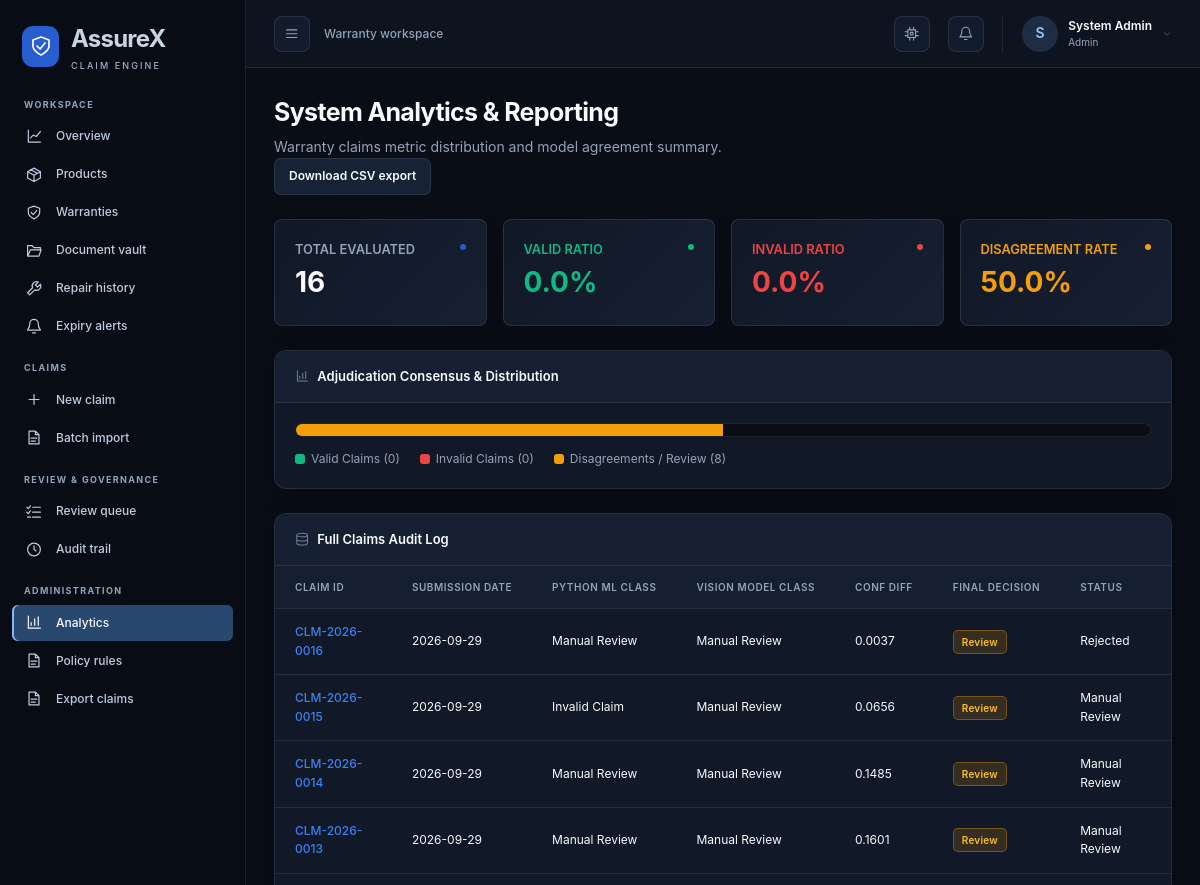
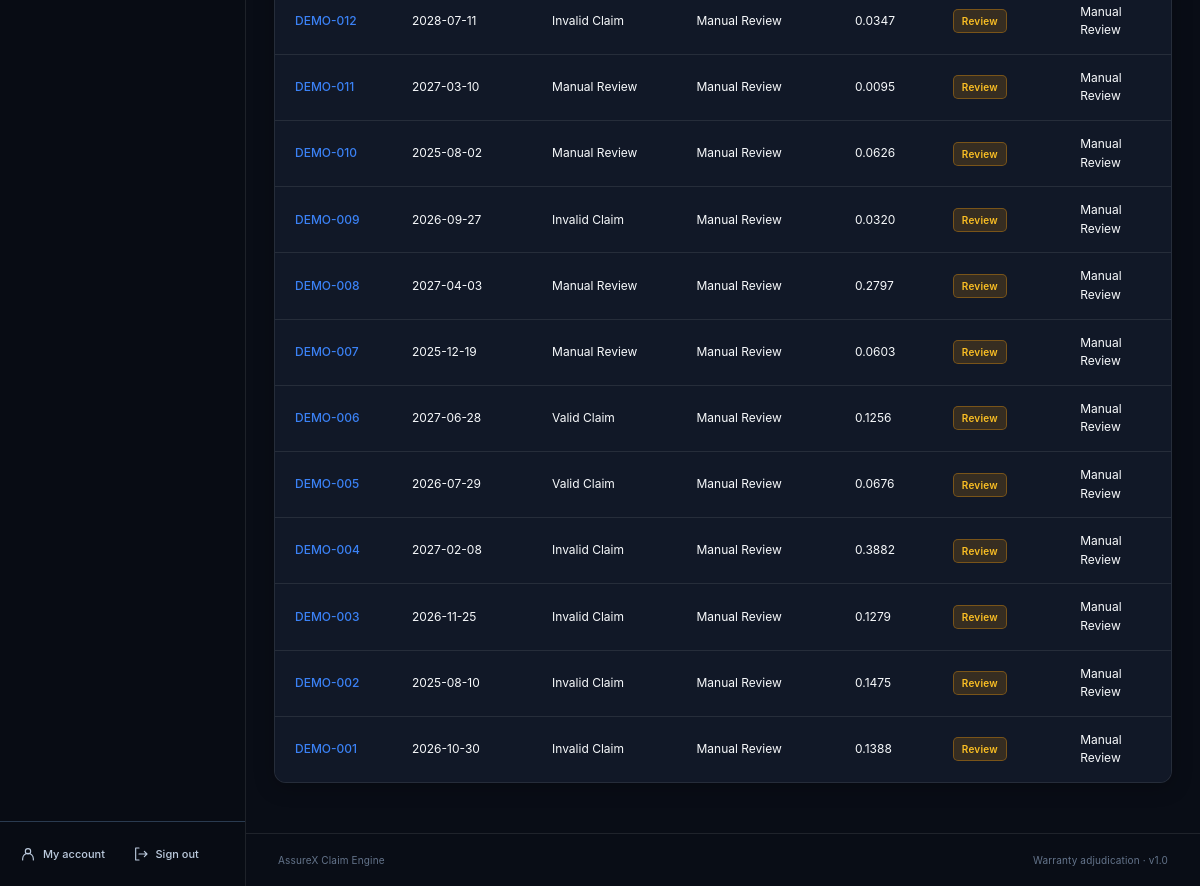
The app's page /admin/analytics (signed in) with its own data (2 pictures, top to bottom).
### src/assurex_claim_engine/db/database.py (models this page shows)
class User(Base):
    __tablename__ = "users"
    id = Column(Integer, primary_key=True, index=True)
    user_id = Column(String(50), unique=True, index=True, nullable=False)
    email = Column(String(100), unique=True, index=True, nullable=False)
    hashed_password = Column(String(255), nullable=False)
    full_name = Column(String(100), nullable=False)
    role = Column(String(30), nullable=False, default="customer")
    phone_number = Column(String(50), nullable=True, default="")
    mailing_address = Column(Text, nullable=True, default="")
    created_at = Column(DateTime, default=_utcnow)
    products = relationship("Product", back_populates="owner")
    claims = relationship("Claim", back_populates="claimant")
    documents = relationship("Document", back_populates="owner")
    repairs = relationship("Repair", back_populates="owner")

class Claim(Base):
    __tablename__ = "claims"
    id = Column(Integer, primary_key=True, index=True)
    claim_id = Column(String(50), unique=True, index=True, nullable=False)
    user_id = Column(String(50), ForeignKey("users.user_id"), nullable=False)
    product_id = Column(String(50), ForeignKey("products.product_id"), nullable=False)
    fault_category = Column(String(100), nullable=False)
    damage_type = Column(String(100), default="none")
    fault_occurrence_date = Column(String(20), nullable=False)
    claim_submission_date = Column(String(20), nullable=False)
    description = Column(Text, nullable=True)
    status = Column(String(50), default="Submitted")
    python_predicted_class = Column(String(50), nullable=True)
    python_top_confidence = Column(Float, nullable=True)
    vision_predicted_class = Column(String(50), nullable=True)
    vision_top_confidence = Column(Float, nullable=True)
    confidence_difference = Column(Float, nullable=True)
    consistency_status = Column(String(50), nullable=True)
    final_decision = Column(String(50), nullable=True)
    decision_explanation_json = Column(Text, nullable=True)
    reviewer_comments = Column(Text, nullable=True)
    reviewed_by = Column(String(50), nullable=True)
    override_flag = Column(Boolean, default=False)
    document_hash = Column(String(100), nullable=True)
    extended_warranty_provider = Column(String(100), nullable=True)
    extended_warranty_contract_number = Column(String(100), nullable=True)
    model_version = Column(String(20), nullable=True)
    created_at = Column(DateTime, default=_utcnow)
    claimant = relationship("User", back_populates="claims")
    product = relationship("Product", back_populates="claims")
    documents = relationship("Document", back_populates="claim")

### src/assurex_claim_engine/web/app.py (the view)
@app.get("/admin/analytics", response_class=HTMLResponse)
def admin_analytics(
    request: Request,
    current_user: User = Depends(require_role("admin")),
    db: Session = Depends(get_db)
):
    total = db.query(Claim).count()
    valid = db.query(Claim).filter(Claim.final_decision == "Likely Valid").count()
    invalid = db.query(Claim).filter(Claim.final_decision == "Likely Invalid").count()
    review = db.query(Claim).filter(Claim.final_decision == "Manual Review Required").count()
    disagreements = db.query(Claim).filter(Claim.consistency_status == "Model Disagreement").count()
    all_claims = db.query(Claim).order_by(Claim.created_at.desc()).all()
    return templates.TemplateResponse(request, "analytics.html", {
        "user": current_user,
        "total": total,
        "valid": valid,
        "invalid": invalid,
        "review": review,
        "disagreements": disagreements,
        "all_claims": all_claims
    })

### templates/analytics.html (shortened to what this page needs)
{% extends "base.html" %}
{% block content %}
<div style="margin-bottom: 1.5rem;">
    <h1 style="font-size: 1.5rem; font-weight: 700;">System Analytics & Reporting</h1>
    <p style="color: var(--text-sub); font-size: 0.875rem;">Warranty claims metric distribution and model agreement summary.</p>
    <a class="btn btn-secondary" href="/admin/export-csv">Download CSV export</a>
</div>
<div class="metrics-row">
    <div class="metric-card" style="background-color: var(--bg-panel); border: 1px solid var(--border); border-radius: 8px; padding: 1.25rem;">
        <div style="color: var(--text-sub); font-size: 0.8rem; font-weight: 600; text-transform: uppercase;">Total Evaluated</div>
        <div style="font-size: 1.75rem; font-weight: 700;">{{ total }}</div>
    </div>
    <div class="metric-card" style="background-color: var(--bg-panel); border: 1px solid var(--border); border-radius: 8px; padding: 1.25rem;">
        <div style="color: var(--success); font-size: 0.8rem; font-weight: 600; text-transform: uppercase;">Valid Ratio</div>
        <div style="font-size: 1.75rem; font-weight: 700; color: var(--success);">
            {{ "%.1f"|format((valid/total*100) if total > 0 else 0) }}%
        </div>
    </div>
    <div class="metric-card" style="background-color: var(--bg-panel); border: 1px solid var(--border); border-radius: 8px; padding: 1.25rem;">
        <div style="color: var(--danger); font-size: 0.8rem; font-weight: 600; text-transform: uppercase;">Invalid Ratio</div>
        <div style="font-size: 1.75rem; font-weight: 700; color: var(--danger);">
            {{ "%.1f"|format((invalid/total*100) if total > 0 else 0) }}%
        </div>
    </div>
    <div class="metric-card" style="background-color: var(--bg-panel); border: 1px solid var(--border); border-radius: 8px; padding: 1.25rem;">
        <div style="color: var(--warning); font-size: 0.8rem; font-weight: 600; text-transform: uppercase;">Disagreement Rate</div>
        <div style="font-size: 1.75rem; font-weight: 700; color: var(--warning);">
            {{ "%.1f"|format((disagreements/total*100) if total > 0 else 0) }}%
        </div>
    </div>
</div>
<div class="panel" style="margin-bottom: 1.5rem;">
    <div class="panel-header">
        <div class="panel-title"><svg class="icon" aria-hidden="true"><use href="/static/icons.svg#fa-chart-bar"></use></svg> Adjudication Consensus & Distribution</div>
    </div>
    <div class="panel-body">
        <div style="height: 14px; display: flex; border-radius: 7px; overflow: hidden; background: var(--bg-main); margin-bottom: 12px; border: 1px solid var(--border);">
            <div style="width: {{ (disagreements/total*100) if total > 0 else 0 }}%; background: var(--warning);" title="Disagreements: {{ '%.1f'|format((disagreements/total*100) if total > 0 else 0) }}%"></div>
        </div>
        <div style="display: flex; gap: 20px; font-size: 12px; color: var(--text-sub); flex-wrap: wrap;">
            <div style="display:flex; align-items:center; gap:6px;"><span style="width:10px;height:10px;border-radius:3px;background:var(--success);display:inline-block;"></span> Valid Claims ({{ valid }})</div>
            <div style="display:flex; align-items:center; gap:6px;"><span style="width:10px;height:10px;border-radius:3px;background:var(--danger);display:inline-block;"></span> Invalid Claims ({{ invalid }})</div>
            <div style="display:flex; align-items:center; gap:6px;"><span style="width:10px;height:10px;border-radius:3px;background:var(--warning);display:inline-block;"></span> Disagreements / Review ({{ disagreements }})</div>
        </div>
    </div>
</div>
<div class="panel">
    <div class="panel-header">
        <div class="panel-title"><svg class="icon" aria-hidden="true"><use href="/static/icons.svg#fa-database"></use></svg> Full Claims Audit Log</div>
    </div>
    <div class="panel-body" style="padding: 0;">
        <table class="data-table">
            <thead>
                <tr>
                    <th>Claim ID</th>
                    <th>Submission Date</th>
                    <th>Python ML Class</th>
                    <th>Vision Model Class</th>
                    <th>Conf Diff</th>
                    <th>Final Decision</th>
                    <th>Status</th>
                </tr>
            </thead>
            <tbody>
                {% for c in all_claims %}
                <tr>
                    <td><a href="/claims/view/{{ c.claim_id }}" class="link">{{ c.claim_id }}</a></td>
                    <td>{{ c.claim_submission_date }}</td>
                    <td>{{ c.python_predicted_class }}</td>
                    <td>{{ c.vision_predicted_class }}</td>
                    <td>{{ "%.4f"|format(c.confidence_difference or 0) }}</td>
                    <td>
                        {% if c.final_decision == 'Likely Valid' %}
                            <span class="status-badge status-valid">Valid</span>
                        {% elif c.final_decision == 'Likely Invalid' %}
                            <span class="status-badge status-invalid">Invalid</span>
                        {% else %}
                            <span class="status-badge status-review">Review</span>
                        {% endif %}
                    </td>
                    <td>{{ c.status }}</td>
                </tr>
                {% else %}
                <tr><td colspan="7">No evaluated claims yet. Results will appear here after claims are processed.</td></tr>
                {% endfor %}
            </tbody>
        </table>
    </div>
</div>
{% endblock %}

### templates/base.html (shortened to what this page needs)
<!DOCTYPE html>
<html lang="en">
<head>
    <link rel="stylesheet" href="/static/css/dashboard.css">
</head>
{% set active_role = user.role if user else request.session.get('role') %}
{% set active_name = user.full_name if user else request.session.get('full_name') %}
{% set path = request.url.path %}
{% macro nav(url, label, icon, prefix=false) %}
<a href="{{ url }}" aria-label="{{ label }}" class="nav-item-link{% if path == url or (prefix and path.startswith(url + '/')) %} active{% endif %}" {% if path == url or (prefix and path.startswith(url + '/')) %}aria-current="page"{% endif %} title="{{ label }}">
    <svg class="icon" aria-hidden="true"><use href="/static/icons.svg#{{ icon }}"></use></svg><span class="nav-label">{{ label }}</span>
</a>
{% endmacro %}
<body class="{% if active_role %}app-layout{% else %}auth-layout{% endif %}">
{% if active_role %}
<aside class="sidebar" id="app-sidebar" aria-label="Application sidebar">
    <a href="/" class="sidebar-brand"><span class="brand-mark"><svg class="icon" aria-hidden="true"><use href="/static/icons.svg#fa-shield-halved"></use></svg></span><span class="nav-label">AssureX<small>CLAIM ENGINE</small></span></a>
    <nav class="sidebar-nav" aria-label="Main navigation">
        <div class="nav-section-label">Workspace</div>
        {{ nav('/', 'Overview', 'fa-chart-line') }}
        {{ nav('/products', 'Products', 'fa-box', true) }}
        {{ nav('/warranties', 'Warranties', 'fa-shield', true) }}
        {{ nav('/documents', 'Document vault', 'fa-folder-open', true) }}
        {{ nav('/repairs', 'Repair history', 'fa-wrench', true) }}
        {{ nav('/alerts', 'Expiry alerts', 'fa-bell') }}
        {% if active_role in ['customer', 'service_center', 'admin'] %}
        <div class="nav-section-label">Claims</div>
        {{ nav('/claims/new', 'New claim', 'fa-plus') }}
        {{ nav('/claims/import-csv', 'Batch import', 'fa-file-csv') }}
        {% endif %}
        {% if active_role in ['reviewer', 'admin'] %}
        <div class="nav-section-label">Review & governance</div>
        {{ nav('/reviewer/queue', 'Review queue', 'fa-list-check') }}
        {{ nav('/audit-logs', 'Audit trail', 'fa-clock-rotate-left') }}
        {% endif %}
        {% if active_role == 'admin' %}
        <div class="nav-section-label">Administration</div>
        {{ nav('/admin/analytics', 'Analytics', 'fa-chart-bar') }}
        {{ nav('/admin/policies', 'Policy rules', 'fa-scroll') }}
        {{ nav('/admin/export-csv', 'Export claims', 'fa-file-export') }}
        {% endif %}
    </nav>
    <div class="sidebar-bottom">
        {{ nav('/profile', 'My account', 'fa-user-circle') }}
        {{ nav('/logout', 'Sign out', 'fa-right-from-bracket') }}
    </div>
</aside>
<div class="app-workspace">
<header class="app-topbar">
    <div class="topbar-left">
        <button class="icon-button" id="sidebar-toggle" type="button" aria-controls="app-sidebar" aria-expanded="true" aria-label="Toggle navigation"><svg class="icon" aria-hidden="true"><use href="/static/icons.svg#fa-bars"></use></svg></button>
        <span class="workspace-label">Warranty workspace</span>
    </div>
    <div class="topbar-actions">
        <button class="icon-button theme-toggle-btn" id="theme-toggle" type="button" aria-label="Toggle theme" title="Toggle dark/light theme"><svg class="icon" aria-hidden="true"><use href="/static/icons.svg#fa-wand-magic-sparkles"></use></svg></button>
        <a href="/alerts" class="icon-button alerts-link" aria-label="Expiry alerts" title="Expiry alerts"><svg class="icon" aria-hidden="true"><use href="/static/icons.svg#fa-bell"></use></svg></a>
        <a href="/profile" class="account-link"><span class="avatar">{{ (active_name or 'A')[:1]|upper }}</span><span class="account-text">{{ active_name }}<small>{{ active_role.replace('_', ' ')|title }}</small></span><svg class="icon" aria-hidden="true"><use href="/static/icons.svg#fa-chevron-down"></use></svg></a>
    </div>
</header>
{% endif %}
<main class="main-content" id="main-content" tabindex="-1">
    {% block content %}{% endblock %}
</main>
{% if active_role %}<footer class="app-footer"><span>AssureX Claim Engine</span><span>Warranty adjudication · v1.0</span></footer>{% endif %}
</div>
</body>
</html>

### records on screen
User: full_name "S", full_name "System Admin", replace "Admin"
Claim: claim_id "CLM-2026-0016", claim_submission_date "2026-09-29", python_predicted_class "Manual Review", vision_predicted_class "Manual Review", confidence_difference "0.0037", status "Rejected"
Claim: claim_id "CLM-2026-0015", claim_submission_date "2026-09-29", python_predicted_class "Invalid Claim", vision_predicted_class "Manual Review", confidence_difference "0.0656", status "Manual Review"
Claim: claim_id "CLM-2026-0014", claim_submission_date "2026-09-29", python_predicted_class "Manual Review", vision_predicted_class "Manual Review", confidence_difference "0.1485", status "Manual Review"
Claim: claim_id "CLM-2026-0013", claim_submission_date "2026-09-29", python_predicted_class "Manual Review", vision_predicted_class "Manual Review", confidence_difference "0.1601", status "Manual Review"
Claim: claim_id "DEMO-012", claim_submission_date "2028-07-11", python_predicted_class "Invalid Claim", vision_predicted_class "Manual Review", confidence_difference "0.0347", status "Manual Review"
Claim: claim_id "DEMO-011", claim_submission_date "2027-03-10", python_predicted_class "Manual Review", vision_predicted_class "Manual Review", confidence_difference "0.0095", status "Manual Review"
Claim: claim_id "DEMO-010", claim_submission_date "2025-08-02", python_predicted_class "Manual Review", vision_predicted_class "Manual Review", confidence_difference "0.0626", status "Manual Review"
Claim: claim_id "DEMO-009", claim_submission_date "2026-09-27", python_predicted_class "Invalid Claim", vision_predicted_class "Manual Review", confidence_difference "0.0320", status "Manual Review"
Claim: claim_id "DEMO-008", claim_submission_date "2027-04-03", python_predicted_class "Manual Review", vision_predicted_class "Manual Review", confidence_difference "0.2797", status "Manual Review"
Claim: claim_id "DEMO-007", claim_submission_date "2025-12-19", python_predicted_class "Manual Review", vision_predicted_class "Manual Review", confidence_difference "0.0603", status "Manual Review"
Claim: claim_id "DEMO-006", claim_submission_date "2027-06-28", python_predicted_class "Valid Claim", vision_predicted_class "Manual Review", confidence_difference "0.1256", status "Manual Review"
Claim: claim_id "DEMO-005", claim_submission_date "2026-07-29", python_predicted_class "Valid Claim", vision_predicted_class "Manual Review", confidence_difference "0.0676", status "Manual Review"
Claim: claim_id "DEMO-004", claim_submission_date "2027-02-08", python_predicted_class "Invalid Claim", vision_predicted_class "Manual Review", confidence_difference "0.3882", status "Manual Review"
Claim: claim_id "DEMO-003", claim_submission_date "2026-11-25", python_predicted_class "Invalid Claim", vision_predicted_class "Manual Review", confidence_difference "0.1279", status "Manual Review"
Claim: claim_id "DEMO-002", claim_submission_date "2025-08-10", python_predicted_class "Invalid Claim", vision_predicted_class "Manual Review", confidence_difference "0.1475", status "Manual Review"
Claim: claim_id "DEMO-001", claim_submission_date "2026-10-30", python_predicted_class "Invalid Claim", vision_predicted_class "Manual Review", confidence_difference "0.1388", status "Manual Review"

### other values on screen
{{ label }} "Overview Products Warranties Document vault Repair history Expiry alerts New claim Batch import Review queue Audit trail Analytics Policy rules Export claims My account Sign out"
{{ total }} "16"
{{ "%.1f"|format((valid/total*100) if total > 0 else 0) }} "0.0"
{{ "%.1f"|format((invalid/total*100) if total > 0 else 0) }} "0.0"
{{ "%.1f"|format((disagreements/total*100) if total > 0 else 0) }} "50.0"
{{ valid }} "0"
{{ invalid }} "0"
{{ disagreements }} "8"
